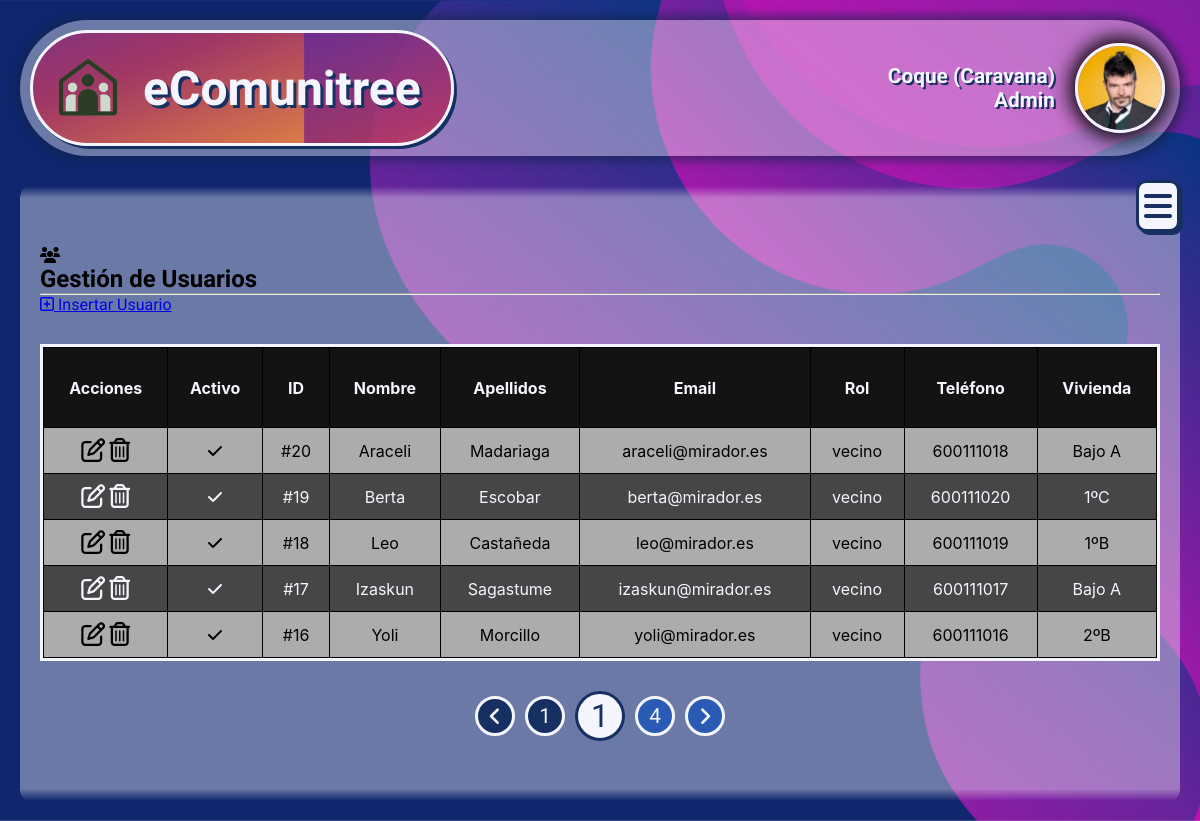
Screenshot of /admin/gestion_usuarios.php (signed in) with the database file from the repository.
### tables this page shows
CREATE TABLE usuarios (
    id_usuario INT AUTO_INCREMENT PRIMARY KEY,
    nombre VARCHAR(100) NOT NULL,
    apellidos VARCHAR(150),
    email VARCHAR(150) NOT NULL UNIQUE,
    password VARCHAR(255) NOT NULL,
    rol ENUM('vecino', 'presidente', 'admin') NOT NULL,
    telefono VARCHAR(20),
    vivienda VARCHAR(20) NOT NULL,
    foto VARCHAR(255) DEFAULT 'default.jpg',
    activo BOOLEAN DEFAULT TRUE,
    fecha_creacion TIMESTAMP DEFAULT CURRENT_TIMESTAMP
);

### admin/gestion_usuarios.php (the view, shortened to what this page needs)
<?php
    include("../db/db.inc");
    $num_lineas = 5;
    $pagina = isset($_GET['pag']) ? max(1, intval($_GET['pag'])) : 1;
    $offset = ($pagina - 1) * $num_lineas;
    $total_resultado = $conn -> query(
        "SELECT COUNT(*) AS total FROM usuarios"
    );
    $total_filas = $total_resultado -> fetch_assoc()['total'];
    $total_paginas = ceil($total_filas / $num_lineas);
    $resultado = $conn->query(
        "SELECT * FROM usuarios
        ORDER BY activo DESC, id_usuario DESC
        LIMIT $num_lineas OFFSET $offset"
    );
    $usuarios = $resultado->fetch_all(MYSQLI_ASSOC);
?>
<!DOCTYPE html>
<html lang="en">
<head>
    <link rel="stylesheet" href="../css/gestion/gestion.css">
</head>
<body>
    <header class="body-header">
        <a href="../index.php" class="btn-index">
            <img src="../img/logo-transparencia.png" alt="logotipo">
            <h1>eComunitree</h1>
        </a>
        <div class="user">
            <div class="user-name">
                <p><?= $_SESSION["nombre"] ?> (<?= $_SESSION["vivienda"] ?>)</p>
                <p><?= ucfirst($_SESSION["rol"]) ?></p>
            </div>
            <a href="desconectar_admin.php" title="Cerrar sesión">
                <img src="../img_user/<?= $_SESSION["foto"]; ?>" alt="Perfil de <?= $_SESSION['nombre']; ?>">
            </a>
        </div>
    </header>
    <main>
        <section class="panel-control">
            <div class="section-header">
                <i class="fa-solid fa-users icono-header"></i>
                <h2>Gestión de Usuarios</h2>
            </div>
            <hr>
            <a href="ins_usuario.php" class="boton-insertar">
                <i class="fa-regular fa-square-plus"></i>
                Insertar Usuario
            </a>
            <div class="caja-overflow">
                <table>
                    <thead>
                        <tr>
                            <th>Acciones</th>
                            <th>Activo</th>
                            <th>ID</th>
                            <th>Nombre</th>
                            <th>Apellidos</th>
                            <th>Email</th>
                            <th>Rol</th>
                            <th>Teléfono</th>
                            <th>Vivienda</th>
                        </tr>
                    </thead>
                    <tbody>
                        <?php foreach ($usuarios as $u): ?>
                        <tr>
                            <td>
                                <a href="edit_usuario.php?edit=<?= $u['id_usuario'] ?>">
                                    <i class="fa-regular fa-pen-to-square"></i>
                                </a>
                                <a href="?eliminar=<?= $u['id_usuario'] ?>"
                                onclick="return confirm('¿Eliminar usuario?');">
                                    <i class="fa-regular fa-trash-can"></i>
                                </a>
                            </td>
                            <td>
                                <?php
                                    if ($u['activo'] == 0) echo '<i class="fa-solid fa-x"></i>';
                                    elseif ($u['activo'] == 1) echo '<i class="fa-solid fa-check"></i>';
                                ?>
                            </td>
                            <td>#<?= $u['id_usuario'] ?></td>
                            <td><?= htmlspecialchars($u['nombre']) ?></td>
                            <td><?= htmlspecialchars($u['apellidos']) ?></td>
                            <td><?= htmlspecialchars($u['email']) ?></td>
                            <td><?= htmlspecialchars($u['rol']) ?></td>
                            <td><?= htmlspecialchars($u['telefono']) ?></td>
                            <td><?= htmlspecialchars($u['vivienda']) ?></td>
                        </tr>
                        <?php endforeach; ?>
                    </tbody>
                </table>
            </div>
            <div class="pager">
                <?php if ($pagina > 1): ?>
                    <a class="pag-arrow" href="?pag=<?= $pagina - 1 ?>"><i class="fa-solid fa-angle-left"></i></a>
                <?php else: ?>
                    <span class="pag-arrow disabled"><i class="fa-solid fa-angle-left"></i></span>
                <?php endif; ?>
                <?php if ($pagina == 1): ?>
                    <span class="limite disabled">1</span>
                <?php else: ?>
                    <a href="?pag=1" class="limite">1</a>
                <?php endif; ?>
                <span class="activo">
                    <?= $pagina ?>
                </span>
                <?php if ($total_paginas > 1): ?>
                    <?php if ($pagina == $total_paginas): ?>
                        <span class="limite disabled"><?= $total_paginas ?></span>
                    <?php else: ?>
                        <a href="?pag=<?= $total_paginas ?>" class="limite"><?= $total_paginas ?></a>
                    <?php endif; ?>
                <?php else: ?>
                    <span class="limite disabled">1</span>
                <?php endif; ?>
                <?php if ($pagina < $total_paginas): ?>
                    <a class="pag-arrow" href="?pag=<?= $pagina + 1 ?>"><i class="fa-solid fa-angle-right"></i></a>
                <?php else: ?>
                    <span class="pag-arrow disabled"><i class="fa-solid fa-angle-right"></i></span>
                <?php endif; ?>
            </div>
        </section>
    </main>
    <label for="menu-toggle" class="menu-button"><i class="fa-solid fa-bars"></i></label>
</body>
</html>

### rows the page displays
usuarios: activo 1 (drawn), id_usuario "20", nombre "Araceli", apellidos "Madariaga", email "araceli@mirador.es", rol "vecino", telefono "600111018", vivienda "Bajo A"
usuarios: activo 1 (drawn), id_usuario "19", nombre "Berta", apellidos "Escobar", email "berta@mirador.es", rol "vecino", telefono "600111020", vivienda "1ºC"
usuarios: activo 1 (drawn), id_usuario "18", nombre "Leo", apellidos "Castañeda", email "leo@mirador.es", rol "vecino", telefono "600111019", vivienda "1ºB"
usuarios: activo 1 (drawn), id_usuario "17", nombre "Izaskun", apellidos "Sagastume", email "izaskun@mirador.es", rol "vecino", telefono "600111017", vivienda "Bajo A"
usuarios: activo 1 (drawn), id_usuario "16", nombre "Yoli", apellidos "Morcillo", email "yoli@mirador.es", rol "vecino", telefono "600111016", vivienda "2ºB"

### other values shown
$_SESSION["nombre"] "Coque"
$_SESSION["vivienda"] "Caravana"
$_SESSION["rol"] "Admin"
$pagina "1"
$total_paginas "4"
